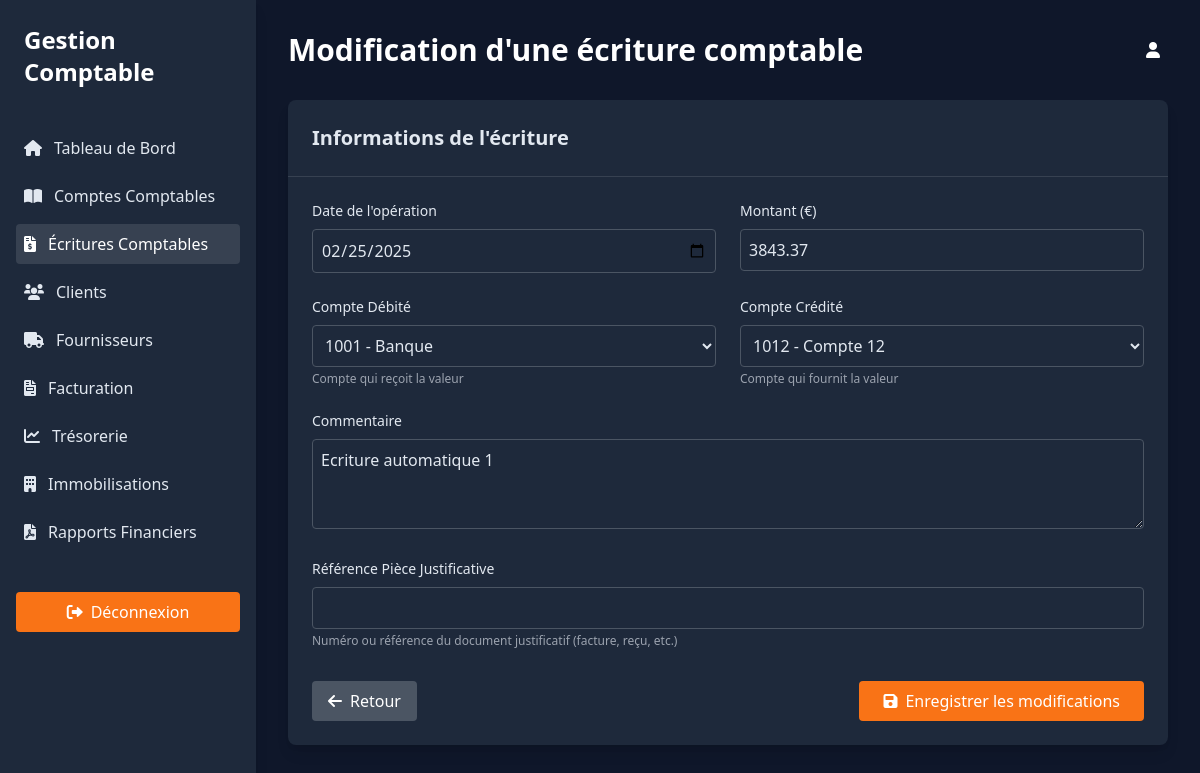
/ecritures/1/update/, run on the app's committed database.
### comptabilite/models.py (models this page shows, shortened)
class Ecriture(models.Model):
    date = models.DateField()
    montant = models.DecimalField(max_digits=18, decimal_places=2, validators=[MinValueValidator(0.01)])
    commentaire = models.TextField(blank=True, null=True)
    justificatif = models.CharField(max_length=255, blank=True, null=True)
    debit = models.ForeignKey(Compte, on_delete=models.CASCADE, related_name='ecritures_debit')
    credit = models.ForeignKey(Compte, on_delete=models.CASCADE, related_name='ecritures_credit')

### comptabilite/views.py (the view, shortened to what this page needs)
# urls.py: path('ecritures/<int:pk>/update/', EcritureUpdateView.as_view(), name='ecriture_update'),
class EcritureUpdateView(UpdateView):
    model = Ecriture
    form_class = EcritureForm
    template_name = 'ecriture_form.html'
    success_url = reverse_lazy('ecriture_list')
    def get_context_data(self, **kwargs):
        context = super().get_context_data(**kwargs)
        context['titre'] = 'Modification d\'une écriture comptable'
        context['submit_text'] = 'Enregistrer les modifications'
        context['action'] = 'update'
        return context

### comptabilite/forms.py
class EcritureForm(forms.ModelForm):
    class Meta:
        model = Ecriture
        fields = ['date', 'montant', 'debit', 'credit', 'commentaire', 'justificatif']
        widgets = {
            'date': forms.DateInput(attrs={'type': 'date', 'class': 'form-control'}),
            'montant': forms.NumberInput(attrs={'class': 'form-control', 'step': '0.01', 'min': '0.01'}),
            'debit': forms.Select(attrs={'class': 'form-control'}),
            'credit': forms.Select(attrs={'class': 'form-control'}),
            'commentaire': forms.Textarea(attrs={'class': 'form-control', 'rows': 3}),
            'justificatif': forms.TextInput(attrs={'class': 'form-control'}),
        }

### comptabilite/models.py (called while the page is built)
    def __str__(self):
        return f"{self.numero} - {self.nom}"

### comptabilite/templates/ecriture_form.html (shortened to what this page needs)
{% load static %}
<!DOCTYPE html>
<html lang="fr">
<head>
    <link href="https://cdn.jsdelivr.net/npm/tailwindcss@2.2.19/dist/tailwind.min.css" rel="stylesheet">
    <link href="https://cdnjs.cloudflare.com/ajax/libs/font-awesome/6.0.0-beta3/css/all.min.css" rel="stylesheet">
</head>
<body class="antialiased">
    <div class="flex min-h-screen">
        <div class="w-64 sidebar shadow-lg">
            <div class="p-6 bg-orange-600 text-white flex justify-between items-center">
                <h1 class="text-2xl font-bold">Gestion Comptable</h1>
            </div>
            <nav class="p-4">
                <ul>
                    <li class="mb-2">
                        <a href="/" class="flex items-center p-2 hover:bg-gray-700 rounded transition">
                            <i class="fas fa-home mr-3"></i>Tableau de Bord
                        </a>
                    </li>
                    <li class="mb-2">
                        <a href="{% url 'compte_list' %}" class="flex items-center p-2 hover:bg-gray-700 rounded transition">
                            <i class="fas fa-book-open mr-3"></i>Comptes Comptables
                        </a>
                    </li>
                    <li class="mb-2">
                        <a href="{% url 'ecriture_list' %}" class="flex items-center p-2 bg-gray-700 text-white rounded transition">
                            <i class="fas fa-file-invoice-dollar mr-3"></i>Écritures Comptables
                        </a>
                    </li>
                    <li class="mb-2">
                        <a href="/" class="flex items-center p-2 hover:bg-gray-700 rounded transition">
                            <i class="fas fa-users mr-3"></i>Clients
                        </a>
                    </li>
                    <li class="mb-2">
                        <a href="/" class="flex items-center p-2 hover:bg-gray-700 rounded transition">
                            <i class="fas fa-truck mr-3"></i>Fournisseurs
                        </a>
                    </li>
                    <li class="mb-2">
                        <a href="/" class="flex items-center p-2 hover:bg-gray-700 rounded transition">
                            <i class="fas fa-file-invoice mr-3"></i>Facturation
                        </a>
                    </li>
                    <li class="mb-2">
                        <a href="/" class="flex items-center p-2 hover:bg-gray-700 rounded transition">
                            <i class="fas fa-chart-line mr-3"></i>Trésorerie
                        </a>
                    </li>
                    <li class="mb-2">
                        <a href="/" class="flex items-center p-2 hover:bg-gray-700 rounded transition">
                            <i class="fas fa-building mr-3"></i>Immobilisations
                        </a>
                    </li>
                    <li class="mb-2">
                        <a href="/" class="flex items-center p-2 hover:bg-gray-700 rounded transition">
                            <i class="fas fa-file-pdf mr-3"></i>Rapports Financiers
                        </a>
                    </li>
                </ul>
            </nav>
            <div class="p-4 mt-auto">
                <a href="/" class="btn-primary px-4 py-2 rounded w-full text-center block">
                    <i class="fas fa-sign-out-alt mr-2"></i>Déconnexion
                </a>
            </div>
        </div>
        <div class="flex-1 overflow-y-auto p-8">
            <div class="flex justify-between items-center mb-8">
                <h1 class="text-3xl font-bold text-white">{{ titre }}</h1>
                <div class="text-white">
                    <i class="fas fa-user mr-2"></i>{{ user.username }}
                </div>
            </div>
            <div class="card rounded-lg shadow-lg overflow-hidden">
                <div class="p-6 border-b border-gray-700">
                    <h2 class="text-xl font-semibold">Informations de l'écriture</h2>
                </div>
                <div class="p-6">
                    <form method="post" enctype="multipart/form-data">
                        <div class="grid grid-cols-1 md:grid-cols-2 gap-6 mb-6">
                            <div>
                                <label for="{{ form.date.id_for_label }}" class="block mb-2 text-sm font-medium">Date de l'opération</label>
                                {{ form.date }}
                            </div>
                            <div>
                                <label for="{{ form.montant.id_for_label }}" class="block mb-2 text-sm font-medium">Montant (€)</label>
                                {{ form.montant }}
                            </div>
                        </div>
                        <div class="grid grid-cols-1 md:grid-cols-2 gap-6 mb-6">
                            <div>
                                <label for="{{ form.debit.id_for_label }}" class="block mb-2 text-sm font-medium">Compte Débité</label>
                                {{ form.debit }}
                                <p class="text-gray-400 text-xs mt-1">Compte qui reçoit la valeur</p>
                            </div>
                            <div>
                                <label for="{{ form.credit.id_for_label }}" class="block mb-2 text-sm font-medium">Compte Crédité</label>
                                {{ form.credit }}
                                <p class="text-gray-400 text-xs mt-1">Compte qui fournit la valeur</p>
                            </div>
                        </div>
                        <div class="mb-6">
                            <label for="{{ form.commentaire.id_for_label }}" class="block mb-2 text-sm font-medium">Commentaire</label>
                            {{ form.commentaire }}
                        </div>
                        <div class="mb-6">
                            <label for="{{ form.justificatif.id_for_label }}" class="block mb-2 text-sm font-medium">Référence Pièce Justificative</label>
                            {{ form.justificatif }}
                            <p class="text-gray-400 text-xs mt-1">Numéro ou référence du document justificatif (facture, reçu, etc.)</p>
                        </div>
                        <div class="mt-8 flex items-center justify-between">
                            <a href="{% url 'ecriture_list' %}" class="px-4 py-2 bg-gray-600 text-white rounded hover:bg-gray-500">
                                <i class="fas fa-arrow-left mr-2"></i>Retour
                            </a>
                            <button type="submit" class="btn-primary px-6 py-2 rounded">
                                <i class="fas fa-save mr-2"></i>{{ submit_text }}
                            </button>
                        </div>
                    </form>
                </div>
            </div>
        </div>
    </div>
</body>
</html>

### comptabilite/templates/ecriture_form.html (style rules this page uses)
body { background-color: #0F172A; color: #E2E8F0; }
.sidebar { background-color: #1E293B; }
.card { background-color: #1E293B; color: #E2E8F0; }
.btn-primary { background-color: #F97316; color: white; }
.form-control { background-color: #1E293B; border: 1px solid #4B5563; color: #E2E8F0; padding: 0.5rem; border-radius: 0.25rem; width: 100%; }

### data on the page
Ecriture: date "02/25/2025", montant "3843.37", debit "1001 - Banque", credit "1012 - Compte 12", commentaire "Ecriture automatique 1"

### other printed values
{{ titre }} "Modification d'une écriture comptable"
{{ submit_text }} "Enregistrer les modifications"
